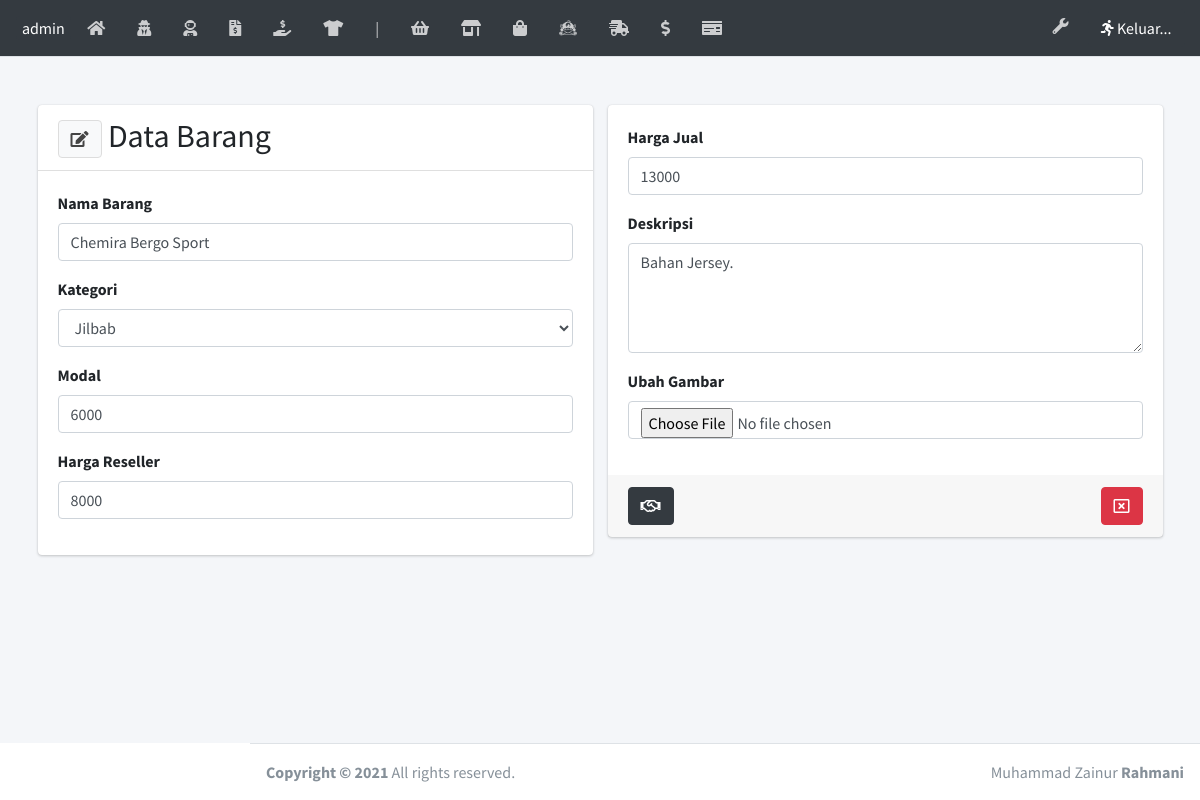
/laman/tanam_edit.php?idtanam=12, run on the app's committed database.
### tables this page shows
CREATE TABLE `tanam` (
  `idtanam` int(5) NOT NULL,
  `namatanam` varchar(80) NOT NULL,
  `kategori` varchar(30) NOT NULL,
  `modal` float NOT NULL,
  `harga` float NOT NULL,
  `deskripsi` text NOT NULL,
  `gambar` text NOT NULL,
  `stok` int(4) NOT NULL,
  `harga_r` float NOT NULL,
  `terjual` int(10) NOT NULL,
  `cekflash` int(1) NOT NULL
);

### laman/tanam_edit.php (the view, shortened to what this page needs)
<?php require('headernya.php');
	$idtanam = $_GET['idtanam'];
	$query = mysqli_query($kon, "SELECT * FROM tanam WHERE idtanam = '$idtanam'");
	$data  = mysqli_fetch_array($query);
?>
  <div class="content-wrapper">
    <br><br>
    <section class="content">
      <div class="container">
        <div class="row">
          <div class="col-md-6 col-sm-12">
            <div class="card">
              <div class="card-header">
                <h2 style="display:inline;"><button class="btn btn-default" type="button" data-toggle="tooltip" data-placement="bottom" title="Ubah"><i class="fas fa-edit"></i></button> Data Barang</h2>
              </div>
              <div class="card-body">
                <form action="" method="POST" enctype="multipart/form-data">
                  <div class="form-group">
                    <label>Nama Barang</label>
                    <input type="text" class="form-control" name="namatanam" value="<?= $data['namatanam']?>">
                  </div>
                  <div class="form-group">
                    <label>Kategori</label>
                    <select name="kategori" class="form-control">
                      <option value="<?= $data['kategori'] ?>"><?= $data['kategori'] ?></option>
                    </select>
                  </div>
                  <div class="form-group">
                    <label>Modal</label>
                    <input type="text" class="form-control" name="modal" value="<?= $data['modal']?>">
                  </div>
                  <div class="form-group">
                    <label>Harga Reseller</label>
                    <input type="number" class="form-control" name="harga_r" value="<?= $data['harga_r']?>">
                  </div>
                </div>
              </div>
              </div>
              <div class="col-md-6 col-sm-12">
            <div class="card">
              <div class="card-body">
                <form action="" method="POST" autocomplete="off">
                  <div class="form-group">
                    <label>Harga Jual</label>
                    <input type="number" class="form-control" name="harga" value="<?= $data['harga']?>">
                  </div>
                  <div class="form-group">
                    <label>Deskripsi</label>
                    <textarea class="form-control" name="deskripsi" rows="4"><?= $data['deskripsi']?></textarea>
                  </div>
                  <div class="form-group">
                    <label>Ubah Gambar</label>
                    <input type="file" class="form-control" name="foto">
                  </div>
                </div>
                <div class="card-footer">
                  <button type="submit" name="simpan" class="btn btn-dark" data-toggle="tooltip" data-placement="bottom" title="Simpan"><i class="far fa-handshake"></i></button>
                  <button type="button" onclick="window.location='tanam.php';" data-toggle="tooltip" data-placement="bottom" title="Kembali" class="btn btn-danger float-right">
                    <i class="far fa-window-close"></i></button>
                </div>
              </div>
              </div>
            </div>
          </div>
        </div>
  </div>
<?php require('footernya.php') ?>

### data on the page
tanam: namatanam "Chemira Bergo Sport", kategori "Jilbab", modal "6000", harga_r "8000", harga "13000", deskripsi "Bahan Jersey."
